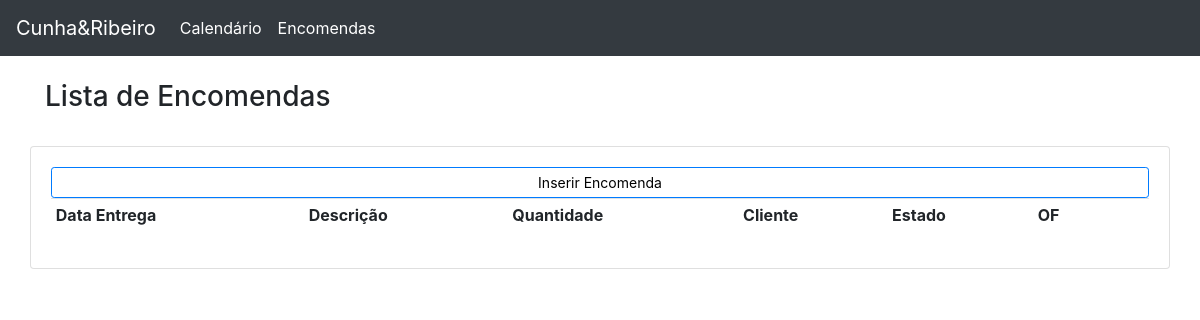
Page /encomendas/ on the earlier database version.
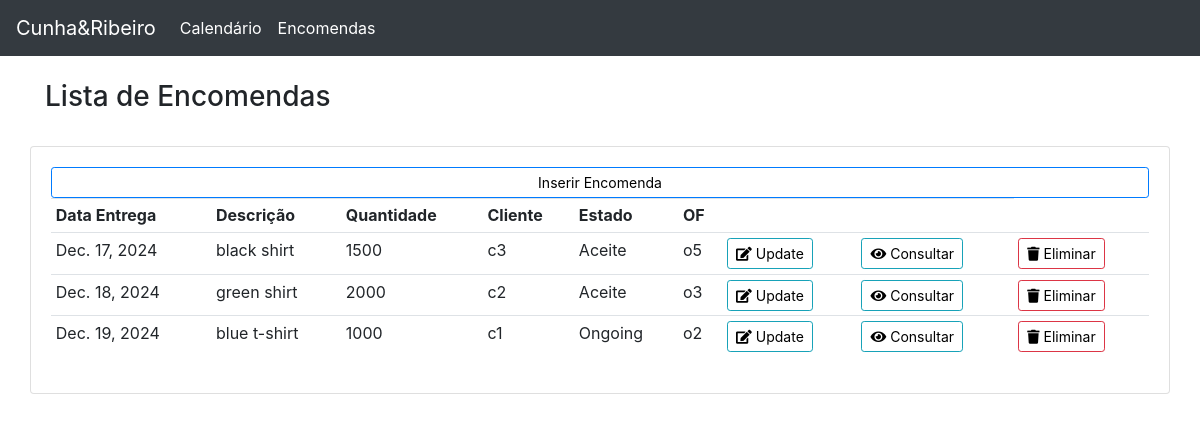
Same page on the later database version.
### tasks/models.py (models this page shows, shortened)
class Project(ToDictMixin, models.Model):
    resumo = models.CharField(max_length=200)
    Estados = (
        ('Aceite', 'Aceite'),
        ('Rejeitada', 'Rejeitada'),
        ('Ongoing', 'Ongoing'),
    )
    cliente = models.ForeignKey(cliente, on_delete=models.CASCADE)
    data_entrega = models.DateField()
    quantidade = models.IntegerField()
    estado = models.CharField(max_length=20, choices=Estados)
    ordem_fabrico = models.CharField(max_length=20, null=True, blank=True)

class cliente(models.Model):
    codigo_cliente= models.CharField(max_length=20, unique=True)
    def __str__(self):
        return self.codigo_cliente

### tasks/views.py (the view)
# urls.py: path('encomendas/', views.encomendas, name='programa-encomendas'),
def encomendas(request):
    data= {}
    data['encomendas'] = Project.objects.all().order_by('data_entrega')
    date_min = datetime.today() - timedelta(days=7)  # data min data atual -7 dias
    date_max = '2050-01-31'  # data maxima
    data["encomendas"] = Project.objects.filter(data_entrega__range=(date_min, date_max)).order_by('data_entrega')
    return render(request, 'tasks/encomendas.html', data)

### tasks/templates/tasks/encomendas.html (shortened to what this page needs)
{% extends 'tasks/base.html' %}
{% block content %}
<br>
<section class="section">
    <div class="container"
        <div class="rows">
            <h3>Lista de Encomendas</h3>
            <br>
            <div class="row">
                <div class="card card-body">
                    <a class="btn btn-primary  btn-sm btn-block" href="{% url 'programa-inserir' %}">Inserir Encomenda</a>
                    <table class="table table-sm">
                        <tr>
                            <th>Data Entrega</th>
                            <th>Descrição</th>
                            <th>Quantidade</th>
                            <th>Cliente</th>
                            <th>Estado</th>
                            <th>OF</th>
                            <th></th>
                            <th></th>
                        </tr>
                        {% for encomenda in encomendas %}
                        <tr>
                            <td>{{encomenda.data_entrega}}</td>
                            <td>{{encomenda.resumo}}</td>
                            <td>{{encomenda.quantidade }}</td>
                            <td>{{encomenda.cliente }}</td>
                            <td>{{encomenda.estado}}</td>
                            <td>{{encomenda.ordem_fabrico}}</td>
                            <td><a class="btn btn-sm btn-info" href="{% url 'programa-update' encomenda.id %}"title="edit"><i class="fa fa-edit"></i> Update</a></td>
                            <td><a class="btn btn-sm btn-info" href="{% url 'programa-planear' encomenda.id %}"tille="view"><i class="fa fa-eye"></i> Consultar</a></td>
                            <td><a class="btn btn-sm btn-danger" href="{% url 'programa-delete' encomenda.id %}"title="delete"><i class="fa fa-trash"></i> Eliminar</a></td>
                        </tr>
                        {% endfor %}
                    </table>
                </div>
            </div>
        </div>
    </div>
{% endblock content %}

### tasks/templates/tasks/base.html (shortened to what this page needs)
{% load static %}
<!doctype html>
<html lang="en">
<head>
  <link rel="stylesheet" href="https://maxcdn.bootstrapcdn.com/bootstrap/4.0.0/css/bootstrap.min.css">
  <link rel="stylesheet" href="https://use.fontawesome.com/releases/v5.0.10/css/all.css">
  <link rel="stylesheet" type="text/css" href="{% static 'tasks/style.css' %}">
</head>
<body>
<header>
  <nav class="navbar navbar-expand-lg  navbar-dark bg-dark">
    <a class="navbar-brand" href="{% url 'home' %}">Cunha&Ribeiro</a>
    <div class="collapse navbar-collapse" id="navbarTogglerDemo03">
      <ul class="navbar-nav mr-auto mt-2 mt-lg-0">
        <li class="nav-item active">
          <a class="nav-link" href="{% url 'calendar' %}">Calendário <span class="sr-only">(current)</span></a>
        </li>
        <li class="nav-item active">
          <a class="nav-link" href="{% url 'programa-encomendas' %}">Encomendas <span class="sr-only">(current)</span></a>
        </li>
      </ul>
  </nav>
</header>
<div>
  {% block content %}
  {% endblock %}
</body>
</html>

### tasks/static/tasks/style.css (style rules this page uses)
ul { height: 100%; padding: 0px 5px 0px 20px; }
a { color: #17a2b8; }
.btn { outline: none; color: black; background-color: transparent; box-shadow: 0 0 0 0; }

Differences in the rows shown:
added Project: data_entrega "Dec. 17, 2024", resumo "black shirt", quantidade "1500", cliente "c3", estado "Aceite", ordem_fabrico "o5"
added Project: data_entrega "Dec. 18, 2024", resumo "green shirt", quantidade "2000", cliente "c2", estado "Aceite", ordem_fabrico "o3"
added Project: data_entrega "Dec. 19, 2024", resumo "blue t-shirt", quantidade "1000", cliente "c1", estado "Ongoing", ordem_fabrico "o2"
